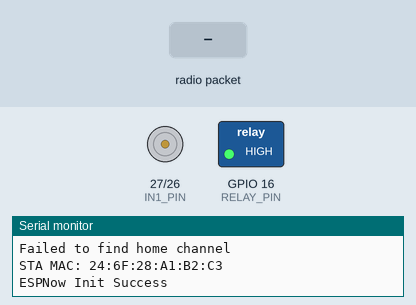
Simulated run of this sketch. Board: ESP32. Parts: motor-driver pin pairs drawn as motors (green arrow = first pin HIGH = forward, orange = second pin HIGH = backward, longer = more drive, scaled by the enable pin), switched loads named in the sketch (green lamp = pin HIGH), the last lines printed to the serial monitor. The test bench sets the inputs (shaded band). A WiFi scan finds three made-up networks.

Above: at 3.2 s.
3.3 s: radio packet "/relay/on" arrives
At 4.0 s:
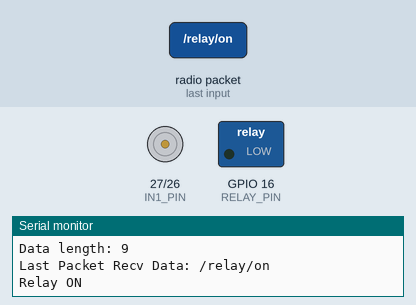
4.8 s: radio packet "/motor/speed/" arrives
6.3 s: radio packet "/relay/off" arrives
At 7.4 s:
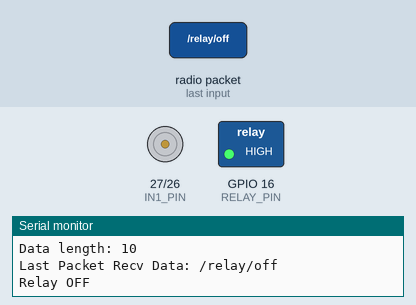
Timing chart, 0 to 9.3 s (numbered marks = the images above; inputs shaded):
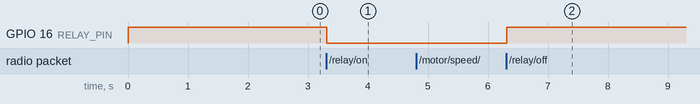

The sketch:

slave.ino
```cpp
#include <esp_now.h>
#include <WiFi.h>
#include <esp_wifi.h>

// Pin definitions for motor and relay
#define RELAY_PIN 16
#define ENA_PIN 14
#define IN1_PIN 27
#define IN2_PIN 26

const int freq = 30000;
const int pwmChannel = 0;
const int resolution  = 8;
int dutyCycle = 200;

// Variable to store motor speed and state
int motorSpeed = 0;
bool relayState = false;
uint8_t homeChannel = 0;  // Initialize the homeChannel

// Initialize ESP-NOW
void InitESPNow() {
  WiFi.disconnect();
  if (esp_now_init() == ESP_OK) {
    Serial.println("ESPNow Init Success");
  } else {
    Serial.println("ESPNow Init Failed");
    ESP.restart();
  }
}

// Scan for the master's channel (if needed)
void scanForHomeChannel() {
  int16_t scanResults = WiFi.scanNetworks();
  Serial.println("");
  if (scanResults == 0) {
    Serial.println("No WiFi networks found");
  } else {
    Serial.print("Found "); Serial.print(scanResults); Serial.println(" networks");
    for (int i = 0; i < scanResults; ++i) {
      String SSID = WiFi.SSID(i);
      uint8_t channel = WiFi.channel(i);

      Serial.print(i + 1);
      Serial.print(": ");
      Serial.print(SSID);
      Serial.print(" (Channel: ");
      Serial.print(channel);
      Serial.println(")");

      if (SSID == "ecopeace") {  // Replace with your SSID
        homeChannel = channel;
        Serial.print("Home Channel found: ");
        Serial.println(homeChannel);
        break;
      }
    }
  }
  WiFi.scanDelete();
}

// Callback function when data is received from the master
void OnDataRecv(const esp_now_recv_info *recv_info, const uint8_t *data, int data_len) {
  char macStr[18];
  snprintf(macStr, sizeof(macStr), "%02x:%02x:%02x:%02x:%02x:%02x",
           recv_info->src_addr[0], recv_info->src_addr[1], recv_info->src_addr[2],
           recv_info->src_addr[3], recv_info->src_addr[4], recv_info->src_addr[5]);
  Serial.print("Last Packet Recv from: ");
  Serial.println(macStr);

  Serial.print("Data length: ");
  Serial.println(data_len);

  // Convert data to string and check the command
  String receivedData = "";
  for (int i = 0; i < data_len; i++) {
    receivedData += (char)data[i];
  }
  Serial.print("Last Packet Recv Data: ");
  Serial.println(receivedData);

  // Process commands
  if (receivedData.indexOf("/relay/on") != -1) {
    relayState = true;
    digitalWrite(RELAY_PIN, LOW);  // Turn on relay (active-low logic)
    Serial.println("Relay ON");
  } else if (receivedData.indexOf("/relay/off") != -1) {
    relayState = false;
    digitalWrite(RELAY_PIN, HIGH);  // Turn off relay (active-low logic)
    analogWrite(ENA_PIN, 0);  // Stop motor
    Serial.println("Relay OFF");
  } else if (receivedData.startsWith("/motor/speed/")) {
    if (relayState) {
      // Extract speed value from the command
      Serial.println("motor activated");
      int speedIndex = receivedData.indexOf("/motor/speed/") + String("/motor/speed/").length();
      motorSpeed = receivedData.substring(speedIndex).toInt();

      // Set motor direction (forward example)
      digitalWrite(IN1_PIN, HIGH);
      digitalWrite(IN2_PIN, LOW);

      // Adjust the motor speed based on the PWM signal
      ledcWrite(ENA_PIN, motorSpeed);  // Set motor speed
      Serial.println("Motor Speed set to " + String(motorSpeed));
    } else {
      Serial.println("Relay is OFF, can't set motor speed");
    }
  }

  Serial.println("");
}

void setup() {
  Serial.begin(115200);
  Serial.println("ESPNow/Motor/Slave Example");

  // Set GPIO pins as outputs
  pinMode(RELAY_PIN, OUTPUT);
  pinMode(ENA_PIN, OUTPUT);
  pinMode(IN1_PIN, OUTPUT);
  pinMode(IN2_PIN, OUTPUT);

  // configure LED PWM functionalities
  ledcAttachChannel(ENA_PIN, freq, resolution, pwmChannel);

  // Turn off relay and motor initially
  digitalWrite(RELAY_PIN, HIGH);  // Relay off (active-low logic)
  analogWrite(ENA_PIN, 0);
  digitalWrite(IN1_PIN, LOW);
  digitalWrite(IN2_PIN, LOW);

  WiFi.mode(WIFI_STA);
  scanForHomeChannel();  // Scan and set the correct Wi-Fi channel

  if (homeChannel != 0) {
    // Set the home channel
    esp_wifi_set_channel(homeChannel, WIFI_SECOND_CHAN_NONE);
  } else {
    Serial.println("Failed to find home channel");
  }

  // Print the MAC address of the slave
  Serial.print("STA MAC: ");
  Serial.println(WiFi.macAddress());

  // Initialize ESP-NOW
  InitESPNow();

  // Register the receive callback function
  esp_now_register_recv_cb(OnDataRecv);
}

void loop() {
  // No specific actions needed in loop
}
```

Measured:
- after the input at 3.3 s, GPIO 16 (RELAY_PIN): HIGH → LOW at once
- after the input at 6.3 s, GPIO 16 (RELAY_PIN): LOW → HIGH at once
